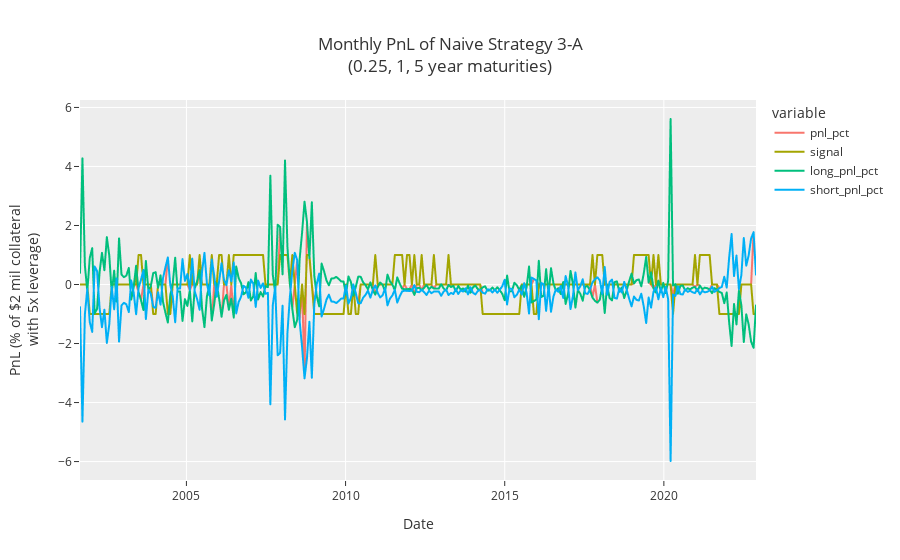

Notebook code cell kept with this figure:
### Markdown cell above
Let's plot the PnL of the best (least bad) parameter set in the grid search:

### Code cell
plot_pnl(
    'strat_n3A_135_sigma_thresh1.0_window_size52',
    title=f'Monthly PnL of Naive Strategy 3-A<br>(0.25, 1, 5 year maturities)'
)

### Figure 1 — Plotly figure (JSON) as saved in the notebook; plotly's stock layout.template omitted (floating-point values rounded to 4 significant figures; data arrays with more than 128 entries replaced by an {"elided": "..."} marker saying what was removed)
{"data": [{"hovertemplate": "variable=pnl_pct<br>Date=%{x}<br>PnL (% of $2 mil collateral<br>with 5x leverage)=%{y}<extra></extra>", "legendgroup": "pnl_pct", "line": {"color": "#F8766D", "dash": "solid"}, "marker": {"symbol": "circle"}, "mode": "lines", "name": "pnl_pct", "showlegend": true, "type": "scattergl", "x": {"elided": "278 str values"}, "xaxis": "x", "y": {"elided": "278 float values"}, "yaxis": "y"}, {"hovertemplate": "variable=signal<br>Date=%{x}<br>PnL (% of $2 mil collateral<br>with 5x leverage)=%{y}<extra></extra>", "legendgroup": "signal", "line": {"color": "#A3A500", "dash": "solid"}, "marker": {"symbol": "circle"}, "mode": "lines", "name": "signal", "showlegend": true, "type": "scattergl", "x": {"elided": "278 str values"}, "xaxis": "x", "y": {"elided": "278 int values"}, "yaxis": "y"}, {"hovertemplate": "variable=long_pnl_pct<br>Date=%{x}<br>PnL (% of $2 mil collateral<br>with 5x leverage)=%{y}<extra></extra>", "legendgroup": "long_pnl_pct", "line": {"color": "#00BF7D", "dash": "solid"}, "marker": {"symbol": "circle"}, "mode": "lines", "name": "long_pnl_pct", "showlegend": true, "type": "scattergl", "x": {"elided": "278 str values"}, "xaxis": "x", "y": {"elided": "278 float values"}, "yaxis": "y"}, {"hovertemplate": "variable=short_pnl_pct<br>Date=%{x}<br>PnL (% of $2 mil collateral<br>with 5x leverage)=%{y}<extra></extra>", "legendgroup": "short_pnl_pct", "line": {"color": "#00B0F6", "dash": "solid"}, "marker": {"symbol": "circle"}, "mode": "lines", "name": "short_pnl_pct", "showlegend": true, "type": "scattergl", "x": {"elided": "278 str values"}, "xaxis": "x", "y": {"elided": "278 float values"}, "yaxis": "y"}], "layout": {"autosize": true, "legend": {"title": {"text": "variable"}, "tracegroupgap": 0}, "title": {"text": "Monthly PnL of Naive Strategy 3-A<br>(0.25, 1, 5 year maturities)"}, "xaxis": {"anchor": "y", "autorange": true, "domain": [0, 1], "range": ["2001-08-29", "2022-11-23"], "title": {"text": "Date"}, "type": "date"}, "yaxis": {"anchor": "x", "autorange": true, "domain": [0, 1], "range": [-6.625, 6.252], "title": {"text": "PnL (% of $2 mil collateral<br>with 5x leverage)"}, "type": "linear"}}}
